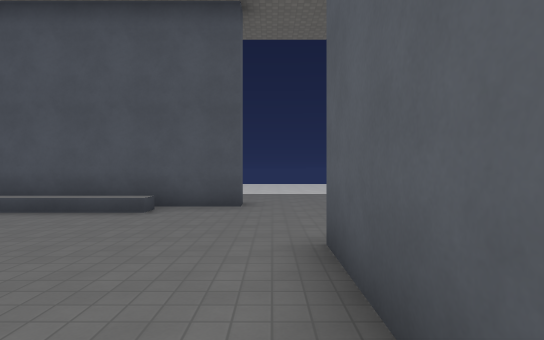
[1] (above)

24 first-person views from a walk through a level from a Godot 3-D game. The camera is 1.5 m above the floor, looks level and sees 80° across. The floor is counted in squares, 2 m on a side. Each view is taken from the middle of a square. On the plan, view 1 faces up. The plan holds only what a view shows up to about 11 squares ahead; the rest is blank. The place goes on beyond the plan. Surface patterns are stand-ins for the level's own textures.

[2]
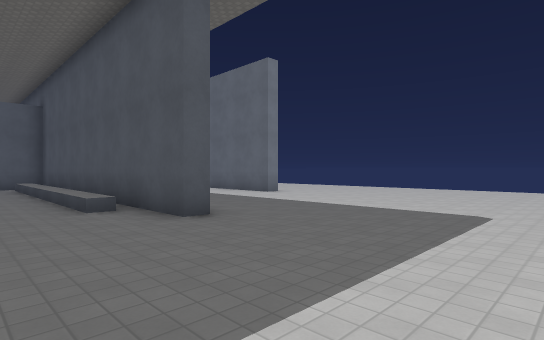

[3]
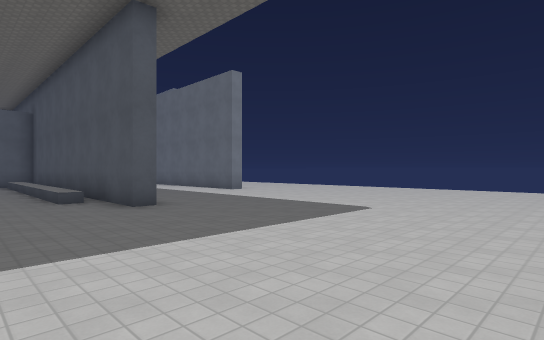

[4]
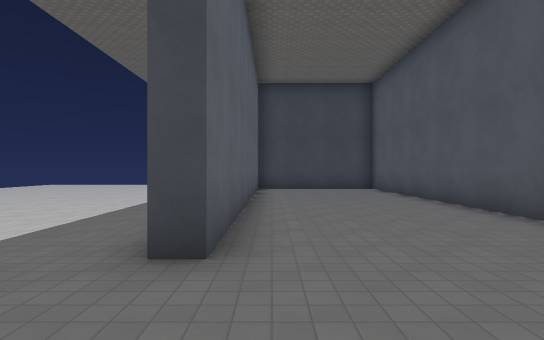

[5]
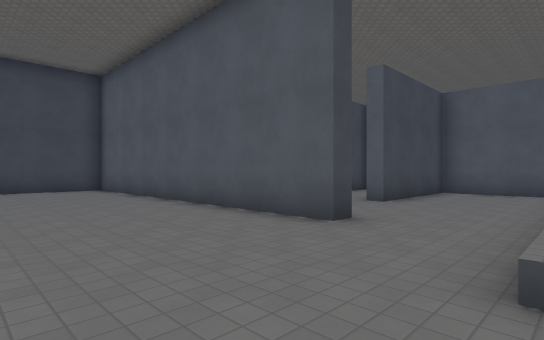

[6]
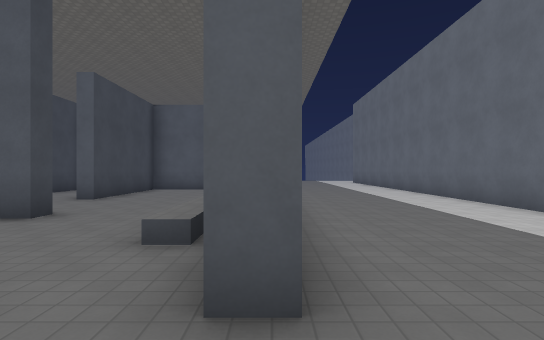

[7]
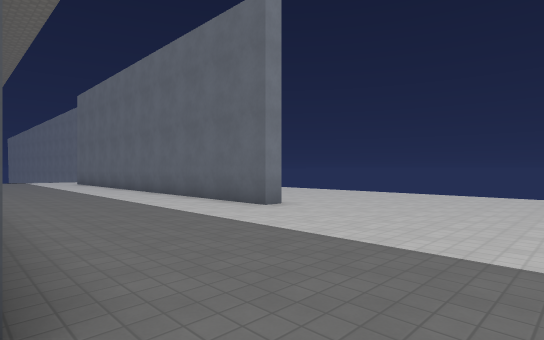

[8]
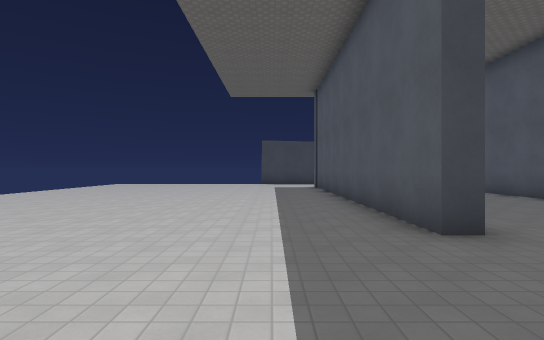

[9]
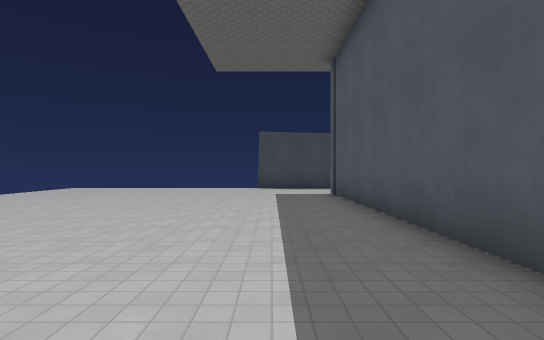

[10]
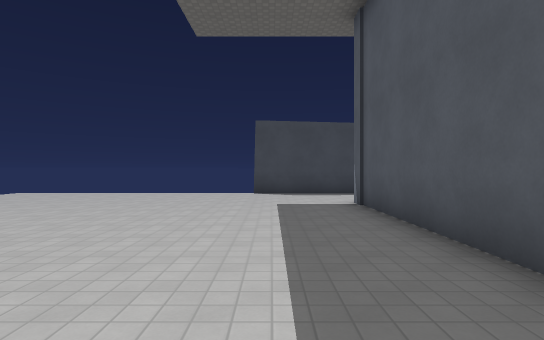

[11]
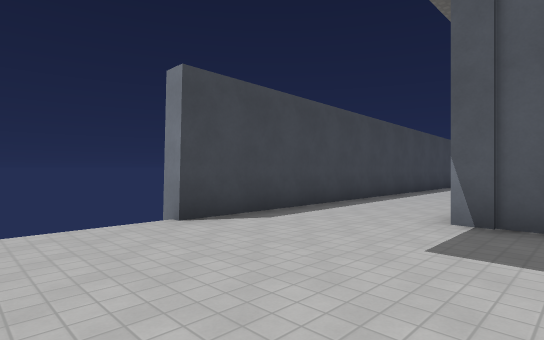

[12]
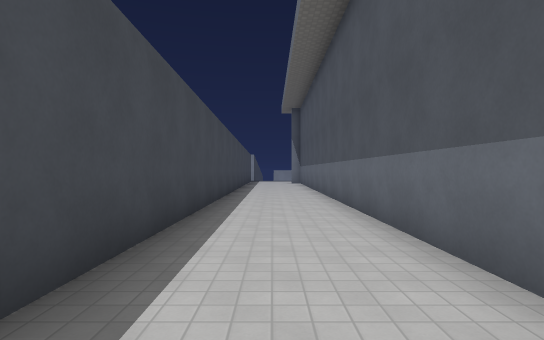

[13]
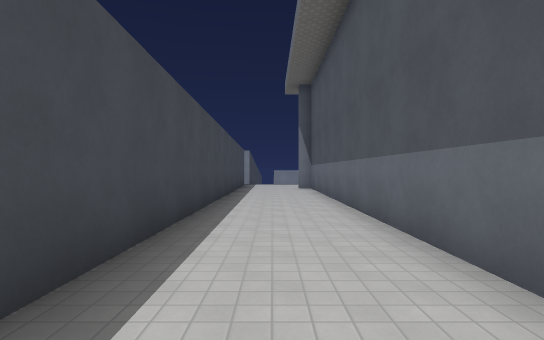

[14]
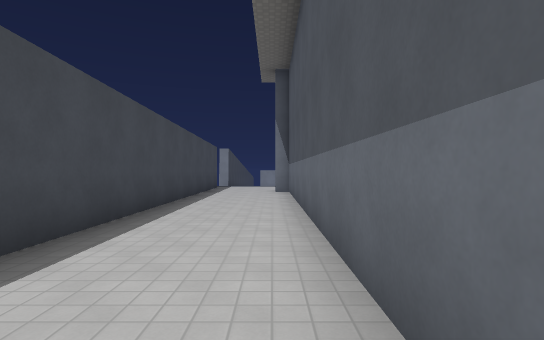

[15]
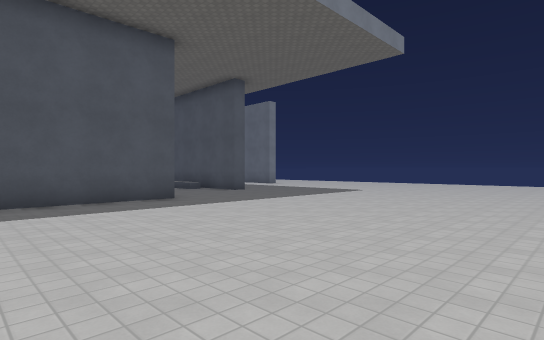

[16]
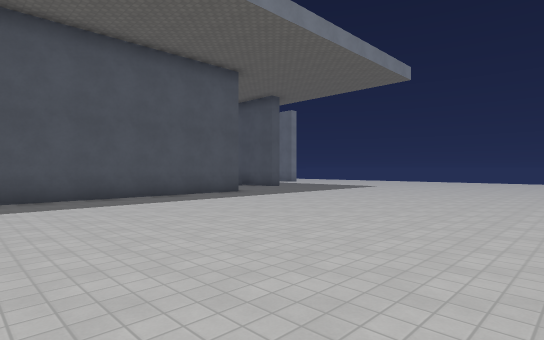

[17]
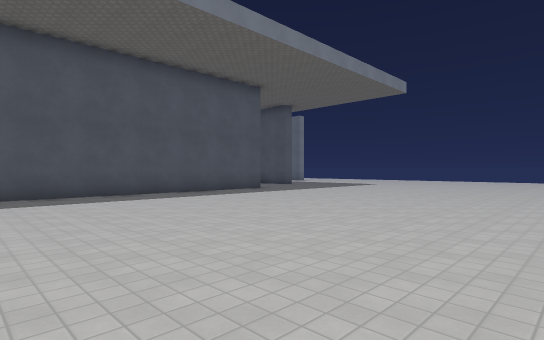

[18]
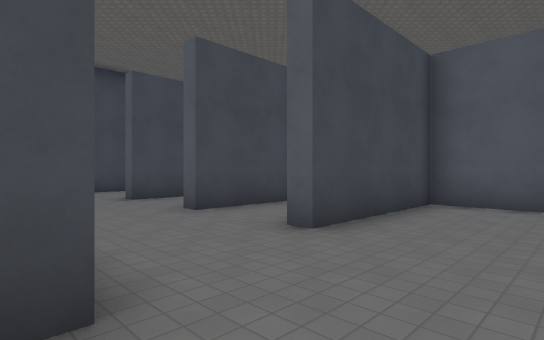

[19]
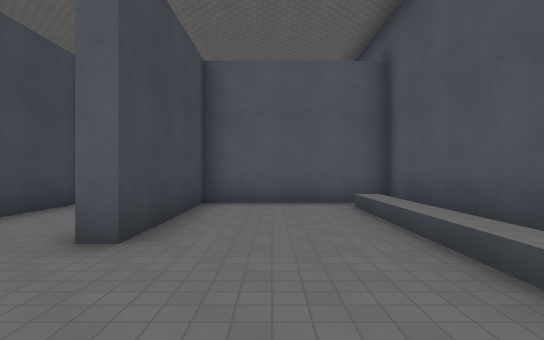

[20]
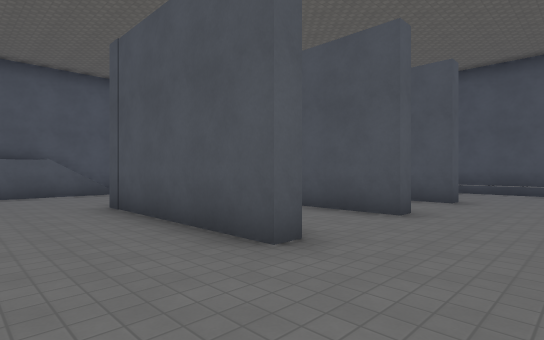

[21]
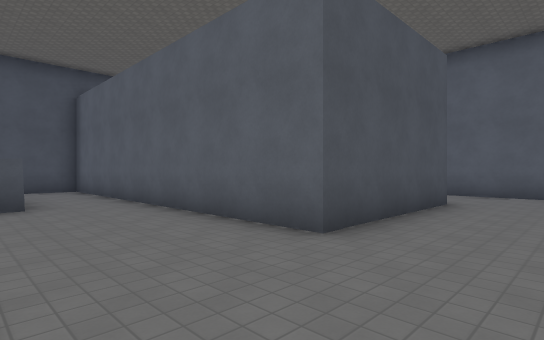

[22]
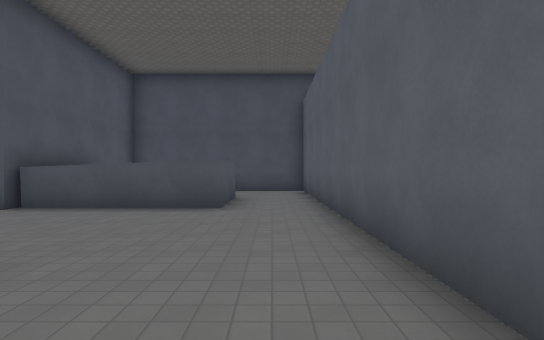

[23]
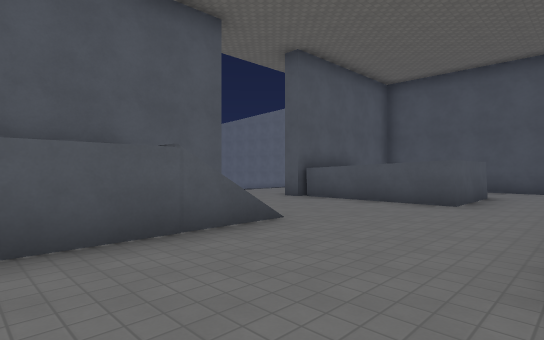

[24]
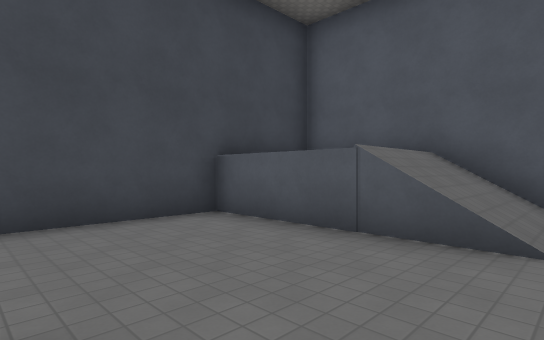

### Floor plan
Points are (right, up) in squares from view 1. A wall is a line through its corners. A room is listed if a view was taken in it or the views show most of it. See-through windows are left out.
Room 1 (views 1, 2, 3, 4, 5, 6, 7, 8, 9, 10, 11, 12, 13, 14, 15, 16, 17, 18, 19, 20, 21, 22, 23, 24)
walls: (-4.6, 3.3) (-4, 3.3) (-4, -5.6); (-0.6, 7.2) (-0.6, 6.7) (-11.4, 6.7) (-11.4, 2.5) (-7.3, 2.5) (-7.3, 2) (-8.2, 2); (-4, 12.4) (-4, 11.8) (-10, 11.8); (0.6, -4.6) (0.6, 3.3) (1, 3.3) (1, -7.5); (-4.5, -5.1) (-4.5, -2.9); (-8.8, -3.3) (-7.3, -3.3) (-7.3, -3.7) (-11.9, -3.7) (-11.9, 6.4); (-11.1, -0.3) (-7.3, -0.3) (-7.3, -0.7) (-9.4, -0.7); (-12, 6.7) (-14.6, 6.7); (-2.8, -6.9) (-1.1, -6.9); (-1.9, -7.4) (-17, -7.4); (-14, 4.1) (-14, 1.3) (-17.5, 1.3); (-15.5, -4) (-15.5, -6.9) (-12.4, -6.9); (-17.4, -10.4) (3.6, -10.4)

Where each view was taken, in squares from view 1:
view 1: 0 up, 0 right, facing up
view 2: 4 up, 4 right, facing up-left
view 3: 4 up, 6 right, facing up-left
view 4: 6 up, 0 right, facing down
view 5: 6 up, 0 right, facing down-left
view 6: 7 up, 1 right, facing left
view 7: 7 up, 1 right, facing up-left
view 8: 7 up, 3 right, facing down
view 9: 3 up, 3 right, facing down
view 10: 0 up, 3 right, facing down
view 11: 6 down, 6 right, facing down-left
view 12: 9 down, 0 right, facing left
view 13: 9 down, 5 left, facing left
view 14: 8 down, 7 left, facing left
view 15: 1 down, 9 right, facing up-left
view 16: 4 down, 10 right, facing up-left
view 17: 6 down, 11 right, facing up-left
view 18: 5 up, 4 left, facing down-left
view 19: 4 up, 4 left, facing left
view 20: 6 down, 5 left, facing up-left
view 21: 6 down, 15 left, facing up-right
view 22: 5 down, 13 left, facing up
view 23: 6 down, 12 left, facing up-left
view 24: 2 down, 12 left, facing down-left
